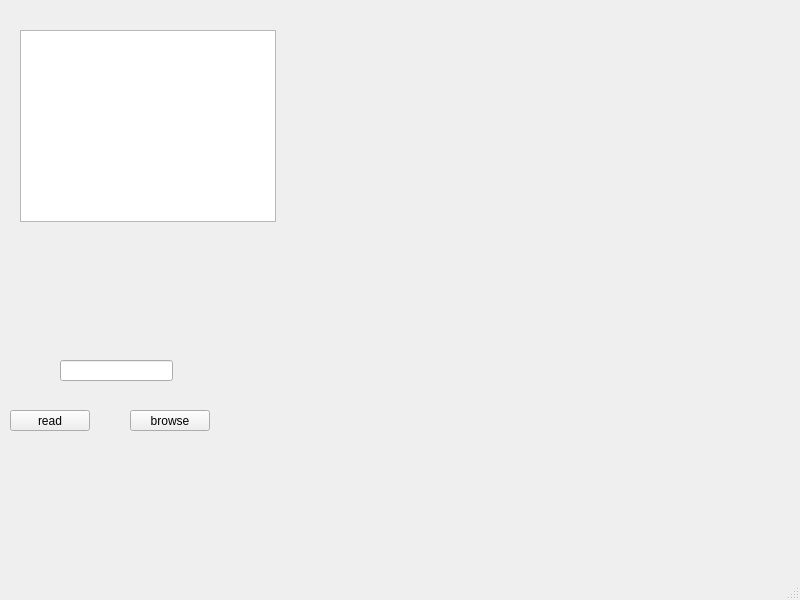
<?xml version="1.0" encoding="UTF-8"?>
<ui version="4.0">
 <class>MainWindow</class>
 <widget class="QMainWindow" name="MainWindow">
  <property name="geometry">
   <rect>
    <x>0</x>
    <y>0</y>
    <width>800</width>
    <height>600</height>
   </rect>
  </property>
  <property name="windowTitle">
   <string>MainWindow</string>
  </property>
  <widget class="QWidget" name="centralwidget">
   <widget class="QCustomPlot" name="customplot_raw" native="true">
    <property name="geometry">
     <rect>
      <x>360</x>
      <y>30</y>
      <width>411</width>
      <height>171</height>
     </rect>
    </property>
   </widget>
   <widget class="QCustomPlot" name="customplot_2" native="true">
    <property name="geometry">
     <rect>
      <x>350</x>
      <y>230</y>
      <width>401</width>
      <height>151</height>
     </rect>
    </property>
   </widget>
   <widget class="QListWidget" name="listWidget_filter">
    <property name="geometry">
     <rect>
      <x>20</x>
      <y>30</y>
      <width>256</width>
      <height>192</height>
     </rect>
    </property>
   </widget>
   <widget class="QLineEdit" name="sample_rate">
    <property name="geometry">
     <rect>
      <x>60</x>
      <y>360</y>
      <width>113</width>
      <height>21</height>
     </rect>
    </property>
   </widget>
   <widget class="QPushButton" name="Read">
    <property name="geometry">
     <rect>
      <x>10</x>
      <y>410</y>
      <width>80</width>
      <height>21</height>
     </rect>
    </property>
    <property name="text">
     <string>read</string>
    </property>
   </widget>
   <widget class="QPushButton" name="Browse">
    <property name="geometry">
     <rect>
      <x>130</x>
      <y>410</y>
      <width>80</width>
      <height>21</height>
     </rect>
    </property>
    <property name="text">
     <string>browse</string>
    </property>
   </widget>
   <widget class="QCustomPlot" name="customplot_changing" native="true">
    <property name="geometry">
     <rect>
      <x>350</x>
      <y>430</y>
      <width>431</width>
      <height>101</height>
     </rect>
    </property>
   </widget>
  </widget>
  <widget class="QMenuBar" name="menubar">
   <property name="geometry">
    <rect>
     <x>0</x>
     <y>0</y>
     <width>800</width>
     <height>20</height>
    </rect>
   </property>
  </widget>
  <widget class="QStatusBar" name="statusbar"/>
 </widget>
 <customwidgets>
  <customwidget>
   <class>QCustomPlot</class>
   <extends>QWidget</extends>
   <header>qcustomplot.h</header>
   <container>1</container>
  </customwidget>
 </customwidgets>
 <resources/>
 <connections/>
</ui>
